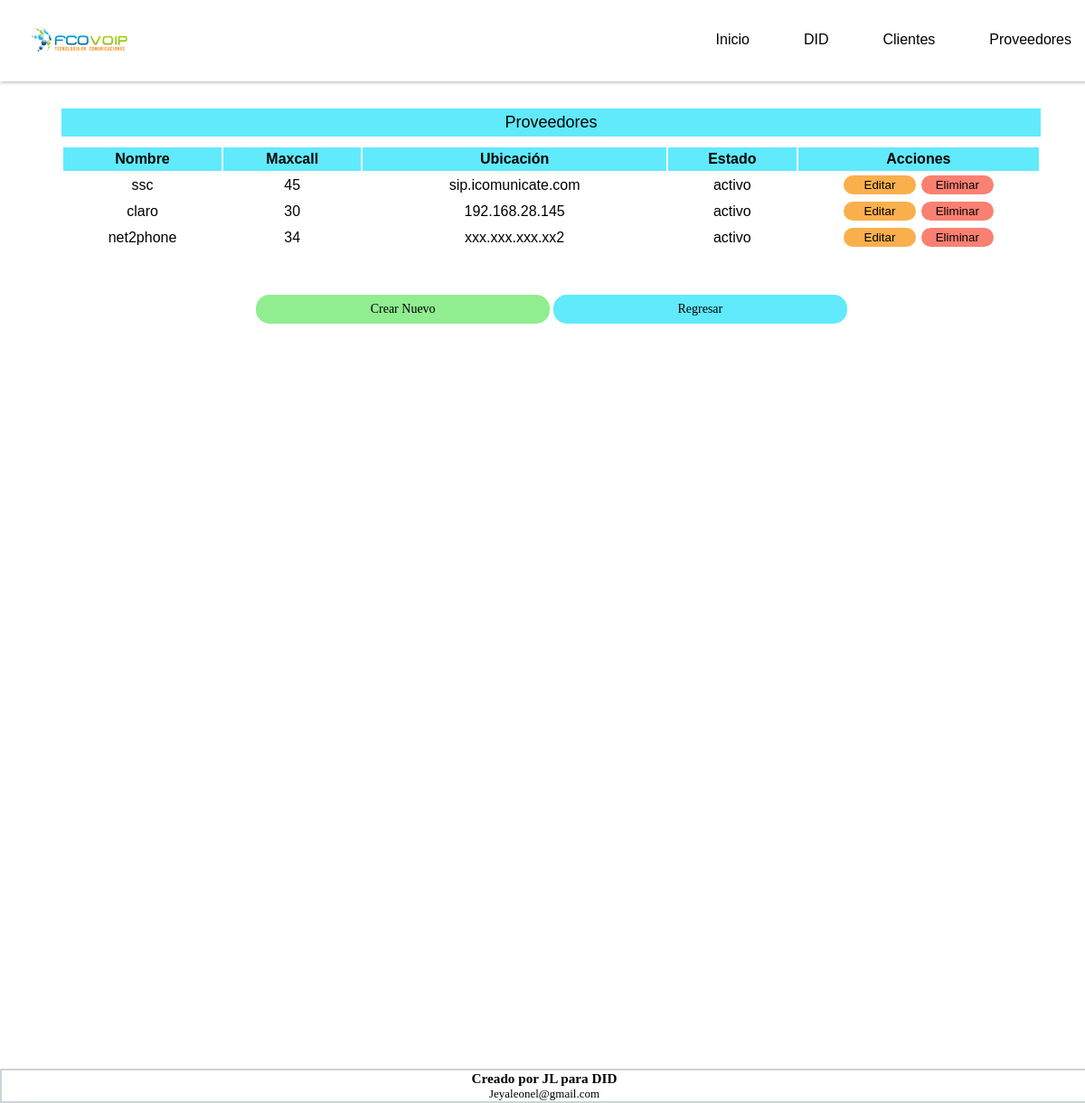
The page /vistas/vistaProveedor.php on the database its author committed.
### tables this page shows
CREATE TABLE `proveedor` (
  `id_proveedor` int(10) UNSIGNED NOT NULL,
  `nombre` varchar(100) DEFAULT NULL,
  `canales` int(11) NOT NULL,
  `ubicacion` varchar(80) NOT NULL,
  `datos_configuracion` text NOT NULL,
  `estado` enum('activo','inactivo') DEFAULT 'activo',
  `fecha_creacion` timestamp NOT NULL DEFAULT CURRENT_TIMESTAMP,
  `fecha_modificacion` timestamp NOT NULL DEFAULT '0000-00-00 00:00:00' ON UPDATE CURRENT_TIMESTAMP
);

### acciones/consultaProveedor.php (the view, shortened to what this page needs)
<?php
include "conexion.php";
echo '<div><table>';
echo '<caption>Proveedores</caption><tr><th>Nombre</th><th>Maxcall</th><th>Ubicación</th><th>Estado</th><th>Acciones</th></tr>';
$proveedor="";
if(empty($proveedor)){
    $consultaProveedor= "select * from proveedor order by estado asc";
}else{
    $consultaProveedor= "select * from proveedor where nombre like '%$proveedor%' order by estado asc;";
}
$result=$mysqli->query($consultaProveedor);
while($row = $result->fetch_assoc()){
    $idProveedor=$row['id_proveedor'];
    $nombre=$row['nombre'];
    $canales=$row['canales'];
    $ubicacion=$row['ubicacion'];
    $estado=$row['estado'];
    echo "<tr><td>$nombre</td><td>$canales</td><td>$ubicacion</td><td>$estado</td>";
    echo "<td><a href='../form/update_proveedor_form.php?id_proveedor=$idProveedor'><button class='button_editar' type='button' >Editar</button></a>";
    echo "<a href='../acciones/delete_proveedor.php?id_proveedor=$idProveedor'><button class='button_eliminar' type='button' >Eliminar</button></a></td></tr>";
}
echo "</table></br>";
echo <<<EOT
    <form name="crear-nuevo" action="../form/proveedor_form.php" >
            <button class='button_crear' id="crear-nuevo" type="submit" >Crear Nuevo</button>
            <input class='button_regresar' type="button" onclick="history.back()" name="volver atrás" value="Regresar" >
    </form>
    </br>
EOT;
?>

### css/estiloNuevo.css (style rules this page uses)
* { padding: 0; margin: 0; }
.general div { padding-top: 10px; border-radius: 5px; float: center; background-color:white; width: 92%; margin-left: auto; margin-right: auto; }
caption { border: 2px black solid; font: 18px normal Tahoma, helvetica; background-color: #60eafc; padding: 5px; border: 0px solid; margin: 5px; }
table { font: 16px bold Tahoma, helvetica; overflow: scroll; text-align: center; padding: 5px; margin: 5px; background-color: white; border-bottom-left-radius: 5px; border-bottom-right-radius: 5px; width: 99%; }
th { padding: 4px; background-color: #60eafc; text-align: center; }
td { margin: 5px; text-align: center; }
.button_editar { background-color: rgb(250, 175, 77); padding: 3px 5px 3px 5px; border-radius:15px; border: 0px solid; width: 30%; margin: 3px; }
.button_eliminar { background-color: salmon; padding: 3px 5px 3px 5px; border-radius:15px; border: 0px solid; width: 30%; margin: 3px; }
.button_crear { background-color: lightgreen; padding: 8px; border-radius:15px; font: 14px normal helvetica,Tahoma; position: relative; border: 0px solid; width: 30%; }
.button_regresar { background-color: #60eafc; padding: 8px; border-radius:15px; font: 14px normal helvetica,Tahoma; position: relative; border: 0px solid; width: 30%; }
form { font: 14px normal helvetica,Tahoma; background-color: white; margin-top: 10px; padding: 10px; }

### rows shown on the page
proveedor: nombre "ssc", canales "45", ubicacion "sip.icomunicate.com", estado "activo"
proveedor: nombre "claro", canales "30", ubicacion "192.168.28.145", estado "activo"
proveedor: nombre "net2phone", canales "34", ubicacion "xxx.xxx.xxx.xx2", estado "activo"
